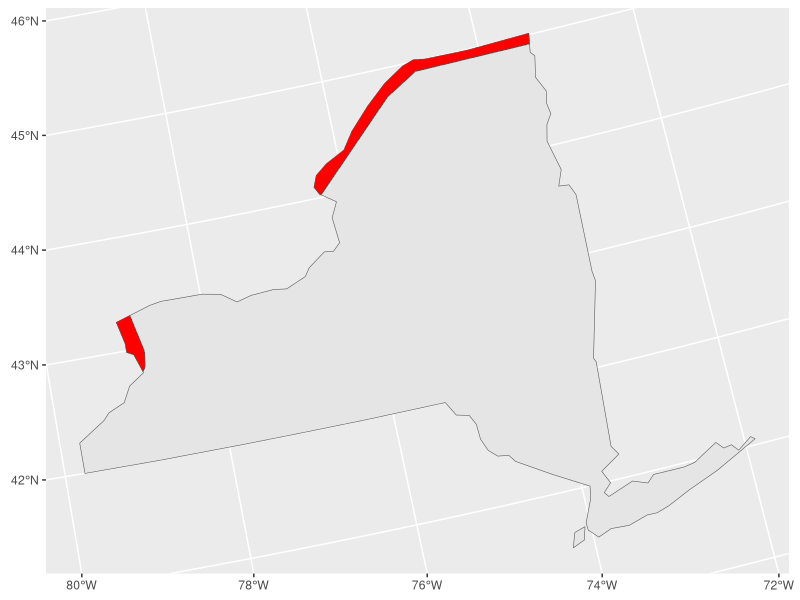
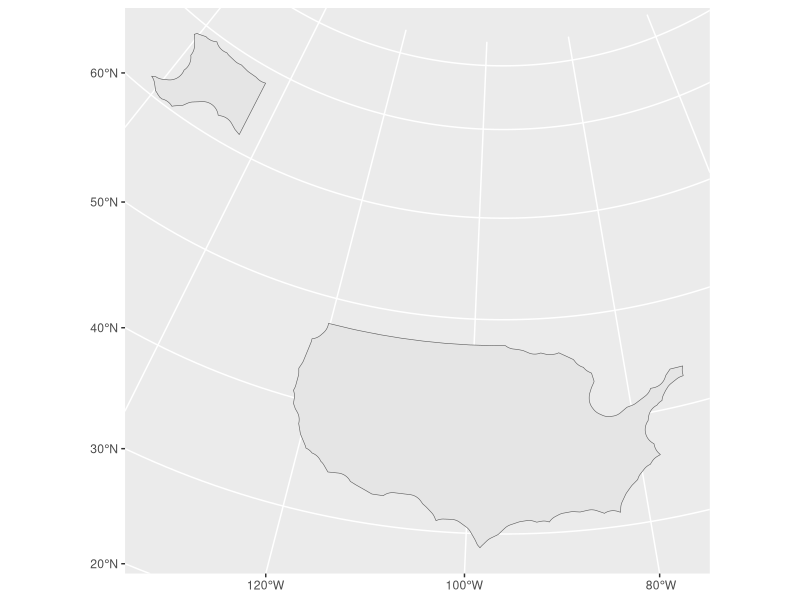
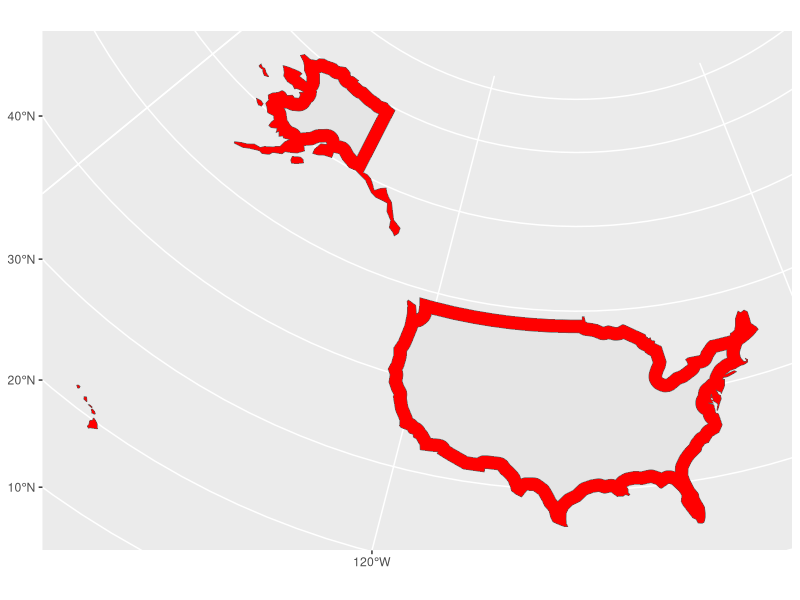
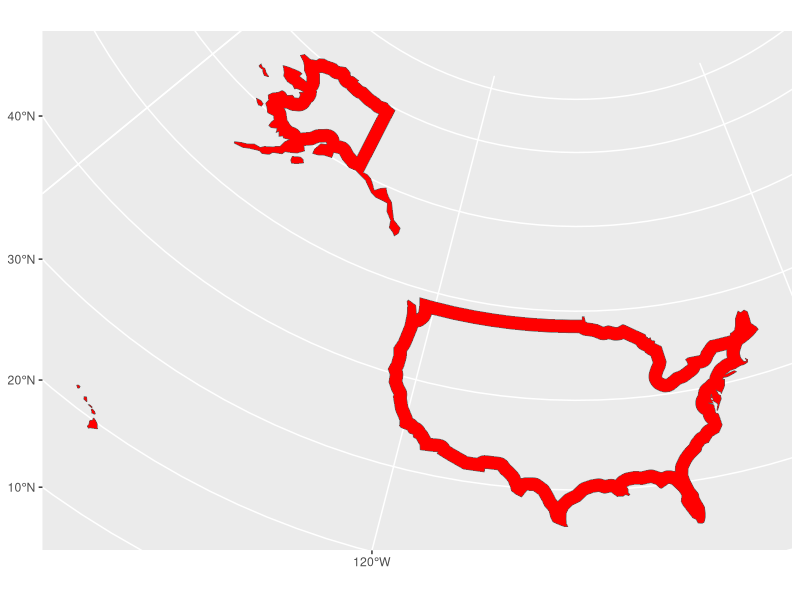

Source code (R) for these figures, in order:
###################################################
##Case Study #5, GEO 511
##Author: Betsy McCall
##Date: 10/03/2020
##Revised: 10/07/2020
###################################################
library(spData)
library(sf)
library(tidyverse)
library(units)

data(world)
data(us_states)

#transform coordinates
albers="+proj=aea +lat_1=29.5 +lat_2=45.5 +lat_0=37.5 +lon_0=-96 +x_0=0 +y_0=0 +ellps=GRS80 +datum=NAD83 +units=m +no_defs"

worlda <- st_transform(world, crs=albers)
#filter to Canada only, and add buffer of 10km
worldac <- worlda %>% filter(name_long=="Canada")
worldacb <- st_buffer(worldac, dist = 10000)
#transform US map
us_statesa <- st_transform(us_states, crs=albers)
#filter to NY state only
us_statesany <- us_statesa %>% filter(NAME=="New York")

border_10km <- st_intersection(worldacb,us_statesany)
#plot 10km border of Canada in NY
map <- ggplot(data=us_statesany)+geom_sf()+geom_sf(data=border_10km,fill="red")
print(map)
#find area
border_area <- st_area(border_10km)
print(border_area)
#convert to kilometers-squared
#border_area_km2 <- border_area/10^6
#print(border_area_km2)
units(border_area) <- as_units("km^2")
print(border_area)

##what if we wanted to plot the US Border Zone inside the US, including coastlines?
worldaUS <- worlda %>% filter(name_long=="United States")
worldaUSb <- st_buffer(worldaUS, dist = -160934)
mapUS1 <- ggplot(data=worldaUSb)+geom_sf()
print(mapUS1)

#a buffer done with negative units removes borders, so will overlay with unbuffered country map to display border
mapUS2 <- ggplot(data=worldaUS)+geom_sf(fill="red")+geom_sf(data=worldaUSb)
print(mapUS2)

border_area2 <- st_area(worldaUS)-st_area(worldaUSb)
print(border_area2)
units(border_area2) <- as_units("km^2")
print(border_area2)

border_100mi <- st_difference(worldaUS,worldaUSb)
border_area3 <- st_area(border_100mi)
print(border_area3)
units(border_area3) <- as_units("km^2")
print(border_area3)

USmap_border <- ggplot(data=border_100mi)+geom_sf(fill="red")
print(USmap_border)
